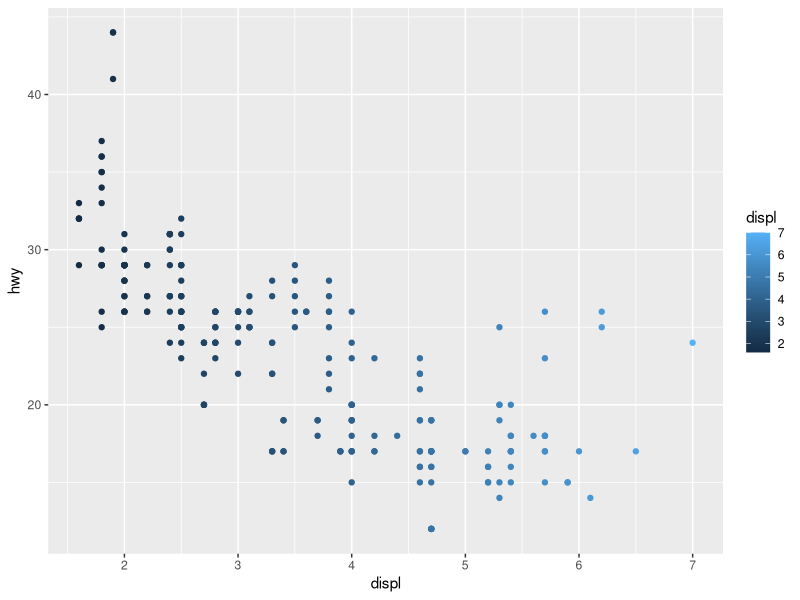
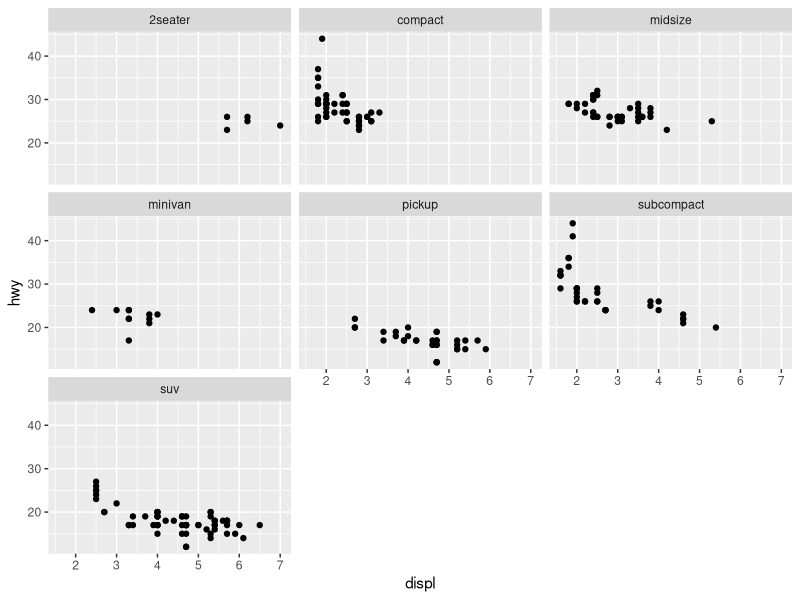
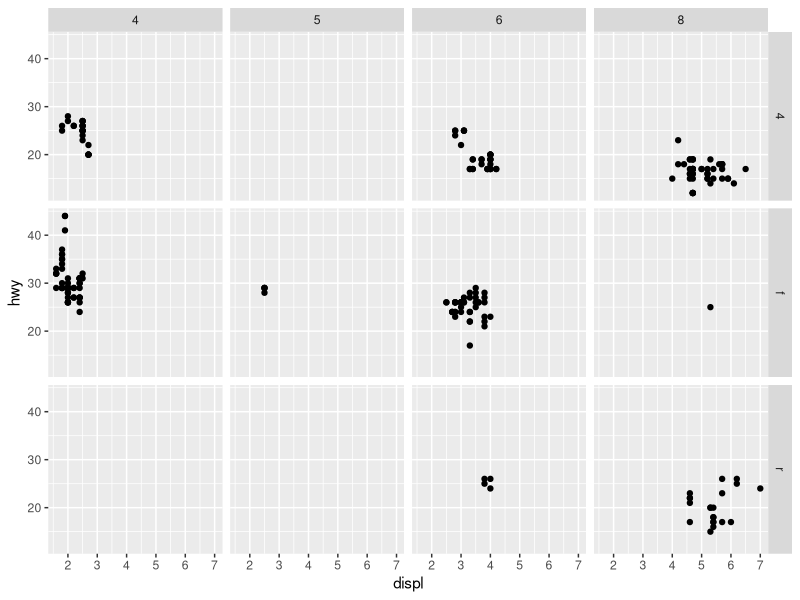

Here is the R script that generated these plots, in order:
#Faceting =>splitting your plot into multiple small plots based on a variable.
library(ggplot2)

ggplot(mpg, aes(displ, hwy,colour = displ)) +
  geom_point()
#diasplay with pacets

ggplot(mpg, aes(displ, hwy)) +
  geom_point() +
  facet_wrap(~ class)

ggplot(mpg, aes(displ, hwy)) +
  geom_point() +
  facet_grid(drv ~ cyl)
